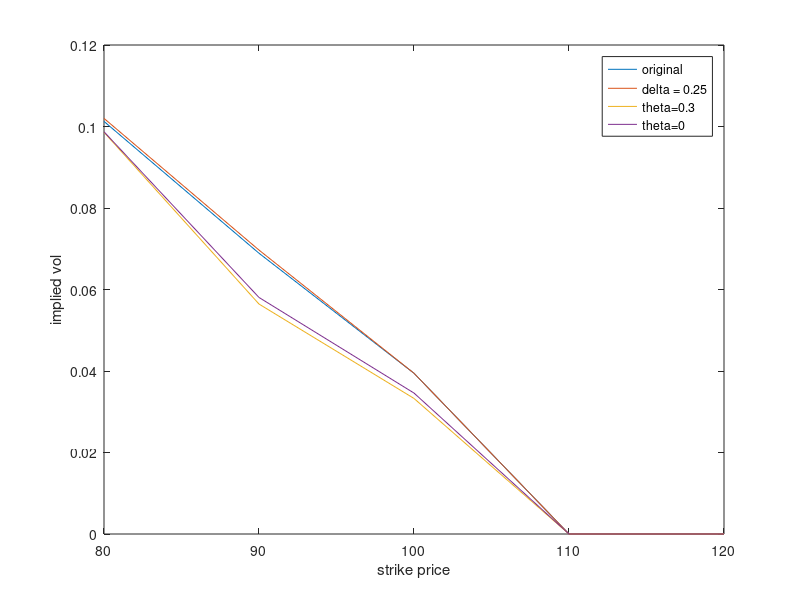

Here is the MATLAB script that generated this plot:


k=[80 90 100 110 120];
% original

vol1=[
   0.101248354189184
   0.068898562094029
   0.039445879374921
   0
   0];

% delta=0.25

vol2=[
   0.101990590183492
   0.069674584785535
   0.039446775255558
   0
   0];

% theta = 0.3

vol3=[
   0.098575133126858
   0.056430472191585
   0.033265207060720
   0
   0];


%theta = 0

vol4=[
   0.098706276107281
   0.058048364513483
   0.034588268422991
   0
   0];

d=plot(k,vol1,k,vol2,k,vol3,k,vol4);
legend('original','delta = 0.25','theta=0.3','theta=0');
xlabel('strike price');
ylabel('implied vol');
